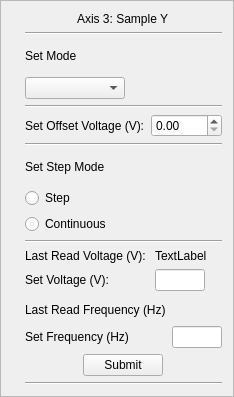
       <widget class="QFrame" name="frame_7">
        <property name="sizePolicy">
         <sizepolicy hsizetype="Minimum" vsizetype="Minimum">
          <horstretch>0</horstretch>
          <verstretch>0</verstretch>
         </sizepolicy>
        </property>
        <property name="frameShape">
         <enum>QFrame::StyledPanel</enum>
        </property>
        <property name="frameShadow">
         <enum>QFrame::Raised</enum>
        </property>
        <layout class="QGridLayout" name="gridLayout_7">
         <item row="8" column="5">
          <widget class="QRadioButton" name="radioButton_step_4">
           <property name="text">
            <string>Step</string>
           </property>
          </widget>
         </item>
         <item row="2" column="5">
          <widget class="QLabel" name="label_26">
           <property name="enabled">
            <bool>true</bool>
           </property>
           <property name="minimumSize">
            <size>
             <width>0</width>
             <height>30</height>
            </size>
           </property>
           <property name="text">
            <string>Set Mode</string>
           </property>
          </widget>
         </item>
         <item row="3" column="5">
          <widget class="QComboBox" name="comboBox_setMode_4">
           <property name="enabled">
            <bool>true</bool>
           </property>
           <property name="maximumSize">
            <size>
             <width>100</width>
             <height>16777215</height>
            </size>
           </property>
          </widget>
         </item>
         <item row="4" column="5">
          <widget class="Line" name="line_13">
           <property name="orientation">
            <enum>Qt::Horizontal</enum>
           </property>
          </widget>
         </item>
         <item row="1" column="5">
          <widget class="Line" name="line_12">
           <property name="orientation">
            <enum>Qt::Horizontal</enum>
           </property>
          </widget>
         </item>
         <item row="11" column="2">
          <widget class="QLabel" name="label_27">
           <property name="minimumSize">
            <size>
             <width>0</width>
             <height>45</height>
            </size>
           </property>
           <property name="text">
            <string/>
           </property>
          </widget>
         </item>
         <item row="9" column="5">
          <widget class="QRadioButton" name="radioButton_continous_4">
           <property name="text">
            <string>Continuous</string>
           </property>
          </widget>
         </item>
         <item row="10" column="5">
          <widget class="Line" name="line_15">
           <property name="orientation">
            <enum>Qt::Horizontal</enum>
           </property>
          </widget>
         </item>
         <item row="0" column="5" alignment="Qt::AlignHCenter">
          <widget class="QLabel" name="label_29">
           <property name="text">
            <string>Axis 3: Sample Y</string>
           </property>
          </widget>
         </item>
         <item row="7" column="5" alignment="Qt::AlignLeft|Qt::AlignBottom">
          <widget class="QLabel" name="label_30">
           <property name="minimumSize">
            <size>
             <width>0</width>
             <height>30</height>
            </size>
           </property>
           <property name="text">
            <string>Set Step Mode</string>
           </property>
          </widget>
         </item>
         <item row="13" column="5" alignment="Qt::AlignHCenter">
          <widget class="QPushButton" name="pushButton_submitFreq_4">
           <property name="sizePolicy">
            <sizepolicy hsizetype="Fixed" vsizetype="Fixed">
             <horstretch>0</horstretch>
             <verstretch>0</verstretch>
            </sizepolicy>
           </property>
           <property name="minimumSize">
            <size>
             <width>50</width>
             <height>0</height>
            </size>
           </property>
           <property name="text">
            <string>Submit</string>
           </property>
          </widget>
         </item>
         <item row="14" column="5">
          <widget class="Line" name="line_14">
           <property name="orientation">
            <enum>Qt::Horizontal</enum>
           </property>
          </widget>
         </item>
         <item row="12" column="5">
          <layout class="QFormLayout" name="formLayout_4">
           <item row="0" column="0">
            <widget class="QLabel" name="label_15">
             <property name="minimumSize">
              <size>
               <width>0</width>
               <height>20</height>
              </size>
             </property>
             <property name="text">
              <string>Last Read Frequency (Hz)</string>
             </property>
            </widget>
           </item>
           <item row="1" column="0">
            <widget class="QLabel" name="label_16">
             <property name="text">
              <string>Set Frequency (Hz)</string>
             </property>
            </widget>
           </item>
           <item row="1" column="1">
            <widget class="QLineEdit" name="lineEdit_currentFreq_3">
             <property name="sizePolicy">
              <sizepolicy hsizetype="Fixed" vsizetype="Fixed">
               <horstretch>0</horstretch>
               <verstretch>0</verstretch>
              </sizepolicy>
             </property>
             <property name="maximumSize">
              <size>
               <width>50</width>
               <height>16777215</height>
              </size>
             </property>
            </widget>
           </item>
           <item row="0" column="1">
            <widget class="QLabel" name="label_currentFreq_3">
             <property name="sizePolicy">
              <sizepolicy hsizetype="Preferred" vsizetype="Preferred">
               <horstretch>0</horstretch>
               <verstretch>0</verstretch>
              </sizepolicy>
             </property>
             <property name="text">
              <string/>
             </property>
            </widget>
           </item>
          </layout>
         </item>
         <item row="6" column="5">
          <widget class="Line" name="line_32">
           <property name="orientation">
            <enum>Qt::Horizontal</enum>
           </property>
          </widget>
         </item>
         <item row="5" column="5">
          <layout class="QFormLayout" name="formLayout_16">
           <item row="0" column="0">
            <widget class="QLabel" name="label_64">
             <property name="text">
              <string>Set Offset Voltage (V):</string>
             </property>
            </widget>
           </item>
           <item row="0" column="1">
            <widget class="QDoubleSpinBox" name="doubleSpinBox_offsetV_3">
             <property name="maximum">
              <double>140.000000000000000</double>
             </property>
             <property name="singleStep">
              <double>1.000000000000000</double>
             </property>
            </widget>
           </item>
          </layout>
         </item>
         <item row="11" column="5">
          <layout class="QFormLayout" name="formLayout_11">
           <item row="0" column="0">
            <widget class="QLabel" name="label_55">
             <property name="text">
              <string>Last Read Voltage (V): </string>
             </property>
            </widget>
           </item>
           <item row="1" column="0">
            <widget class="QLabel" name="label_56">
             <property name="text">
              <string>Set Voltage (V): </string>
             </property>
            </widget>
           </item>
           <item row="0" column="1">
            <widget class="QLabel" name="label_currentVolt_3">
             <property name="text">
              <string>TextLabel</string>
             </property>
            </widget>
           </item>
           <item row="1" column="1">
            <widget class="QLineEdit" name="lineEdit_setVolt_3">
             <property name="sizePolicy">
              <sizepolicy hsizetype="Fixed" vsizetype="Fixed">
               <horstretch>0</horstretch>
               <verstretch>0</verstretch>
              </sizepolicy>
             </property>
             <property name="maximumSize">
              <size>
               <width>50</width>
               <height>16777215</height>
              </size>
             </property>
            </widget>
           </item>
          </layout>
         </item>
        </layout>
       </widget>
